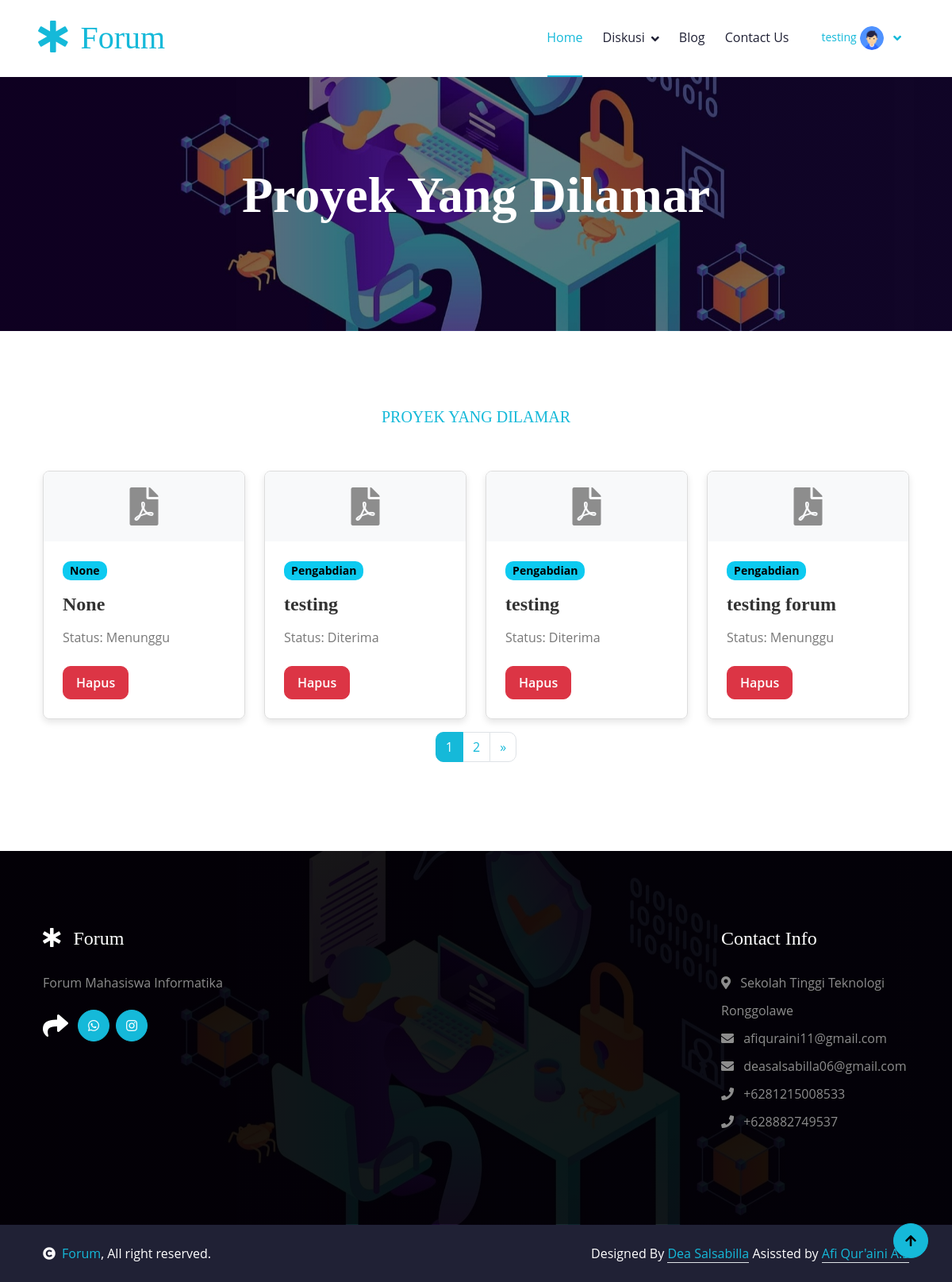
Screenshot of /myprojects/proyek-dilamar/ (signed in) with the database file from the repository.
### forum/models.py (models this page shows, shortened)
class LamarProyek(models.Model):
    STATUS_CHOICES = [
        ('menunggu', 'Menunggu'),
        ('direview', 'Direview'),
        ('diterima', 'Diterima'),
    ]
    KATEGORI_CHOICES = [
        ('lomba', 'Lomba'),
        ('pengabdian', 'Pengabdian'),
        ('individu', 'Individu'),
    ]
    nama = models.CharField(max_length=100)
    jurusan = models.CharField(max_length=100)
    cv = models.FileField(upload_to='cv/', validators=[validate_file_extension])
    kategori = models.CharField(max_length=10, choices=KATEGORI_CHOICES, null=True, blank=True)
    nama_proyek = models.ForeignKey(Proyek, on_delete=models.CASCADE, null=True, blank=True)
    status = models.CharField(max_length=10, choices=STATUS_CHOICES, default='menunggu')
    user = models.ForeignKey(User, on_delete=models.CASCADE, null=True, blank=True)
    class Meta:
        verbose_name_plural = "LamarProyek"

class Proyek(models.Model):
    KATEGORI_CHOICES = [
        ('lomba', 'Lomba'),
        ('pengabdian', 'Pengabdian'),
        ('individu', 'Individu'),
    ]
    STATUS_CHOICES = [
        ('diterima', 'Diterima'),
        ('direview', 'Direview'),
        ('ditolak', 'Ditolak'),
    ]
    id = models.AutoField(primary_key=True)
    user = models.ForeignKey(User, on_delete=models.CASCADE, null=True, blank=True)
    sampul = models.ImageField(upload_to='sampul_proyek/')
    judul = models.CharField(max_length=255)
    deskripsi = models.TextField()
    syarat = models.TextField()
    kategori_proyek = models.CharField(max_length=10, choices=KATEGORI_CHOICES)
    status = models.CharField(max_length=10, choices=STATUS_CHOICES)
    created_at = models.DateTimeField(default=timezone.now)
    def __str__(self):
        return self.judul
    class Meta:
        verbose_name_plural = "Proyek"

### forum/views.py (the view)
# urls.py: path('myprojects/proyek-dilamar/', views.proyek_dilamar, name='proyek-dilamar'),
@login_required
def proyek_dilamar(request):
    user = request.user
    proyek_dilamar_list = LamarProyek.objects.filter(user=user)
    paginator = Paginator(proyek_dilamar_list, 4)  # Batasi 4 card per halaman
    page_number = request.GET.get('page')
    page_obj = paginator.get_page(page_number)
    return render(request, 'proyek-dilamar.html', {'page_obj': page_obj})

### forum/templates/proyek-dilamar.html (shortened to what this page needs)
<!DOCTYPE html>
<html lang="en">
  <head>
    <link rel="stylesheet" href="https://use.fontawesome.com/releases/v5.15.4/css/all.css" />
    <link href="https://cdn.jsdelivr.net/npm/bootstrap-icons@1.4.1/font/bootstrap-icons.css" rel="stylesheet" />
    {% load static %}
    <link href="{% static 'lib/owlcarousel/assets/owl.carousel.min.css' %}" rel="stylesheet" />
    <link href="{% static 'lib/lightbox/css/lightbox.min.css' %}" rel="stylesheet" />
    <link href="https://cdn.jsdelivr.net/npm/bootstrap@5.3.3/dist/css/bootstrap.min.css" rel="stylesheet" />
    <link href="{% static 'css/bootstrap.min.css' %}" rel="stylesheet" />
    <link href="{% static 'css/styles.css' %}" rel="stylesheet" />
  </head>
  <body>
    {% include 'partials/navbar.html' %}
    <div class="container-fluid bg-breadcrumb">
      <div class="container text-center py-5" style="max-width: 900px;">
        <h3 class="text-white display-3 mb-4">Proyek Yang Dilamar</h3>
      </div>
    </div>
    <div class="container-fluid causes py-5">
      <div class="container py-5">
          <div class="text-center mx-auto pb-5" style="max-width: 800px;">
              <h5 class="text-uppercase text-primary">Proyek Yang Dilamar</h5>
          </div>
          <div class="row g-4">
              {% for proyek in page_obj %}
                  <div class="col-lg-6 col-xl-3">
                      <div class="causes-item">
                          <div class="causes-img">
                              <i class="fas fa-file-pdf fa-3x"></i>
                          </div>
                          <div class="causes-content p-4">
                              <span class="mb-3 badge text-bg-info">{{ proyek.get_kategori_display }}</span>
                              <h4 class="mb-3">{{ proyek.nama_proyek }}</h4>
                              <p class="mb-4">Status: {{ proyek.get_status_display }}</p>
                              <a class="btn-hover-bg btn btn-danger text-white py-2 px-3" href="{% url 'delete_lamar_proyek' proyek.pk %}">Hapus</a>
                          </div>
                      </div>
                  </div>
              {% endfor %}
          </div>
          <nav aria-label="Page navigation example">
              <ul class="pagination justify-content-center mt-3">
                  {% for num in page_obj.paginator.page_range %}
                      <li class="page-item {% if page_obj.number == num %}active{% endif %}">
                          <a class="page-link" href="?page={{ num }}">{{ num }}</a>
                      </li>
                  {% endfor %}
                  {% if page_obj.has_next %}
                      <li class="page-item">
                          <a class="page-link" href="?page={{ page_obj.next_page_number }}" aria-label="Next"><span aria-hidden="true">&raquo;</span></a>
                      </li>
                  {% endif %}
              </ul>
          </nav>
      </div>
  </div>
    {% include 'partials/footer.html' %}
    <a href="#" class="btn btn-primary btn-primary-outline-0 btn-md-square back-to-top"><i class="fa fa-arrow-up"></i></a>
  </body>
</html>

### forum/templates/partials/navbar.html (shortened to what this page needs)
<nav class="navbar navbar-expand-lg navbar-light bg-white px-4 px-lg-5 py-3 py-lg-0">
  <a href="index.html" class="navbar-brand p-0">
    <h1 class="text-primary m-0"><i class="fas fa-star-of-life me-3"></i>Forum</h1>
  </a>
  <div class="collapse navbar-collapse" id="navbarCollapse">
    <div class="navbar-nav ms-auto py-0">
      <a href="{% url 'home' %}" class="nav-item nav-link active">Home</a>
      <div class="nav-item dropdown">
        <a href="#" class="nav-link dropdown-toggle" data-bs-toggle="dropdown">Diskusi</a>
      </div>
      <a href="https://www.sttrcepu.ac.id/informatikas1/home" target="_blank" class="nav-item nav-link">Blog</a>
      <a href="{% url 'contact' %}" class="nav-item nav-link">Contact Us</a>
    </div>
    {% load static %} {% if user.is_authenticated %}
      <div class="nav-item dropdown">
        <a class="nav-link dropdown-toggle" href="#" id="userDropdown" role="button" data-bs-toggle="dropdown" aria-haspopup="true" aria-expanded="false">
          <span class="mr-2 d-none d-lg-inline text-gray-600 small">{{ user.username }}</span>
          <img class="img-profile rounded-circle img-fluid" src="{% static 'img/user.png' %}" alt="User Profile" style="max-width: 30px" />
        </a>
      </div>
    {% else %}
      <a href="{% url 'login' %}" class="btn btn-primary rounded-pill text-white py-2 px-4 flex-wrap flex-sm-shrink-0">Login</a>
    {% endif %}
  </div>
</nav>

### forum/static/css/styles.css (style rules this page uses)
.back-to-top { position: fixed; right: 30px; bottom: 30px; display: flex; width: 45px; height: 45px; align-items: center; justify-content: center; transition: 0.5s; z-index: 99; }
.btn { font-weight: 600; transition: 0.5s; }
.btn-md-square { width: 44px; height: 44px; }
.btn-square, .btn-sm-square, .btn-md-square, .btn-lg-square { padding: 0; display: flex; align-items: center; justify-content: center; font-weight: normal; border-radius: 50%; }
.btn.btn-primary { box-shadow: inset 0 0 0 0 var(--bs-primary); }
.navbar-light .navbar-nav .nav-link { font-family: "Open Sans", sans-serif; position: relative; margin-right: 25px; padding: 35px 0; color: var(--bs-dark) !important; font-size: 16px; font-weight: 400; outline: none; transition: 0.5s; }
.navbar-light .navbar-nav .nav-link:hover, .navbar-light .navbar-nav .nav-link.active { color: var(--bs-primary) !important; }
.navbar .dropdown-toggle::after { border: none; content: "\f107"; font-family: "Font Awesome 5 Free"; font-weight: 600; vertical-align: middle; margin-left: 8px; }
@media (min-width: 992px) { .navbar-light { position: absolute; width: 100%; top: 0; left: 0; border-bottom: 1px solid rgba(255, 255, 255, 0.1); z-index: 999; } }
@media (min-width: 992px) { .navbar-light .navbar-nav .nav-link::before { position: absolute; content: ""; width: 0; height: 2px; bottom: -1px; left: 50%; background: var(--bs-primary); transition: 0.5s; } }
@media (min-width: 992px) { .navbar-light .navbar-nav .nav-link:hover::before, .navbar-light .navbar-nav .nav-link.active::before { width: calc(100% - 2px); left: 1px; } }
.bg-breadcrumb { background: linear-gradient(rgba(0, 0, 0, 0.5), rgba(0, 0, 0, 0.5)), url(../img/mypost.jpg); background-position: center center; background-repeat: no-repeat; background-size: cover; padding: 160px 0 60px 0; }

### forum/templates/proyek-dilamar.html (style rules this page uses)
.causes-item { border: 1px solid #ddd; border-radius: 8px; box-shadow: 0 4px 8px rgba(0, 0, 0, 0.1); overflow: hidden; transition: transform 0.3s, box-shadow 0.3s; }
.causes-img { display: flex; justify-content: center; align-items: center; background-color: #f8f9fa; padding: 20px; }
.causes-content { padding: 20px; }
.causes-content h4 { font-weight: bold; color: #333; }
.causes-content p { color: #777; }
.causes-content .badge { font-size: 14px; }
.causes-content .btn { transition: background-color 0.3s, color 0.3s; }

### rows the page displays
LamarProyek: kategori "None", nama_proyek "None", status "Menunggu"
LamarProyek: kategori "Pengabdian", nama_proyek "testing", status "Diterima"
LamarProyek: kategori "Pengabdian", nama_proyek "testing", status "Diterima"
LamarProyek: kategori "Pengabdian", nama_proyek "testing forum", status "Menunggu"

### other values shown
{{ user.username }} "testing"
{{ num }} "1" "2"
